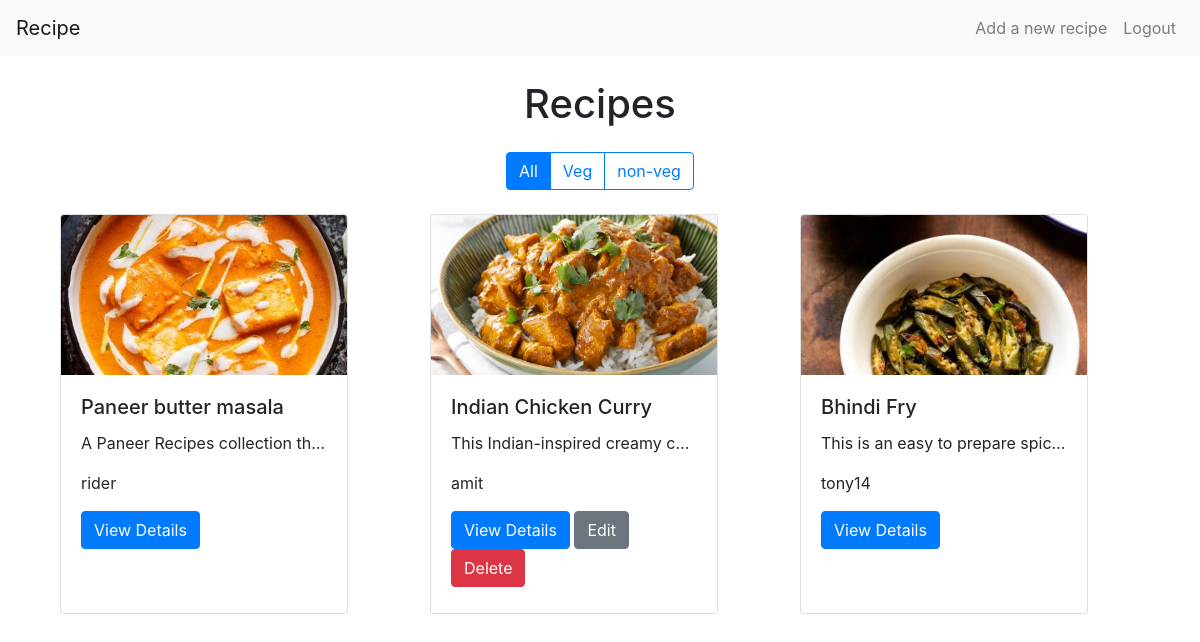
Screenshot of / (signed in) with the database file from the repository.
### recipeapp/models.py (models this page shows, shortened)
class Category(models.Model):
    name = models.CharField(max_length=255, unique=True)

class Recipe(models.Model):
    name = models.CharField(max_length=255)
    image = models.ImageField(upload_to='recipes/')
    description = models.TextField()
    ingredients = models.TextField()
    instructions = models.TextField()
    category = models.ForeignKey(Category, on_delete=models.CASCADE, related_name='recipes')
    created_by = models.ForeignKey(User,on_delete=models.CASCADE)

### recipeapp/views.py (the view)
# urls.py: path('', recipe_list, name='recipe_list'),
def recipe_list(request, category_id=None):
    categories = Category.objects.all()
    if category_id:
        category = get_object_or_404(Category, id=category_id)
        recipes = Recipe.objects.filter(category=category)
    else:
        recipes = Recipe.objects.all()
    return render(request, 'recipes/recipe_list.html', {'categories': categories, 'recipes': recipes, 'category_id': category_id})

### templates/recipes/recipe_list.html (shortened to what this page needs)
{% extends 'base.html' %}
{% block content %}
<div class="container mt-4">
    <h1 class="text-center mb-4">Recipes</h1>
    <div class="row mb-4">
        <div class="col-12 text-center">
            <div class="btn-group" role="group" aria-label="Category filter">
                <a href="{% url 'recipe_list' %}" class="btn btn-outline-primary {% if not category_id %}active{% endif %}">All</a>
                {% for category in categories %}
                    <a href="{% url 'recipe_by_category' category.id %}" class="btn btn-outline-primary {% if category_id == category.id %}active{% endif %}">{{ category.name }}</a>
                {% endfor %}
            </div>
        </div>
    </div>
    <div class="row row-cols-1 row-cols-md-3 g-4">
        {% for recipe in recipes %}
        <div class="col">
            <div class="card" style="width: 18rem; height: 25rem;">
                <img src="{{ recipe.image.url }}" class="card-img-top img-fluid" alt="{{ recipe.name }}" style="height: 10rem; object-fit: cover;">
                <div class="card-body">
                    <h5 class="card-title">{{ recipe.name }}</h5>
                    <p class="card-text text-truncate">{{ recipe.description|truncatewords:10 }}</p>
                    <p class="card-text">{{ recipe.created_by }}</p>
                    <a href="{% url 'recipe_detail' recipe.pk %}" class="btn btn-primary">View Details</a>
                    {% if user == recipe.created_by %}
                        <a href="{% url 'recipe_edit' recipe.pk %}" class="btn btn-secondary">Edit</a>
                        <form action="{% url 'recipe_delete' recipe.pk %}" method="post" style="display:inline;">
                            <button type="submit" class="btn btn-danger">Delete</button>
                        </form>
                    {% endif %}
                </div>
            </div>
        </div>
        {% endfor %}
    </div>
</div>
{% endblock %}

### rows the page displays
Category: name "Veg"
Category: name "non-veg"
Recipe: image (picture), name "Paneer butter masala", description "A Paneer Recipes collection th…", created_by "rider"
Recipe: image (picture), name "Indian Chicken Curry", description "This Indian-inspired creamy c…", created_by "amit", shows "Edit"
Recipe: image (picture), name "Bhindi Fry", description "This is an easy to prepare spic…", created_by "tony14"
